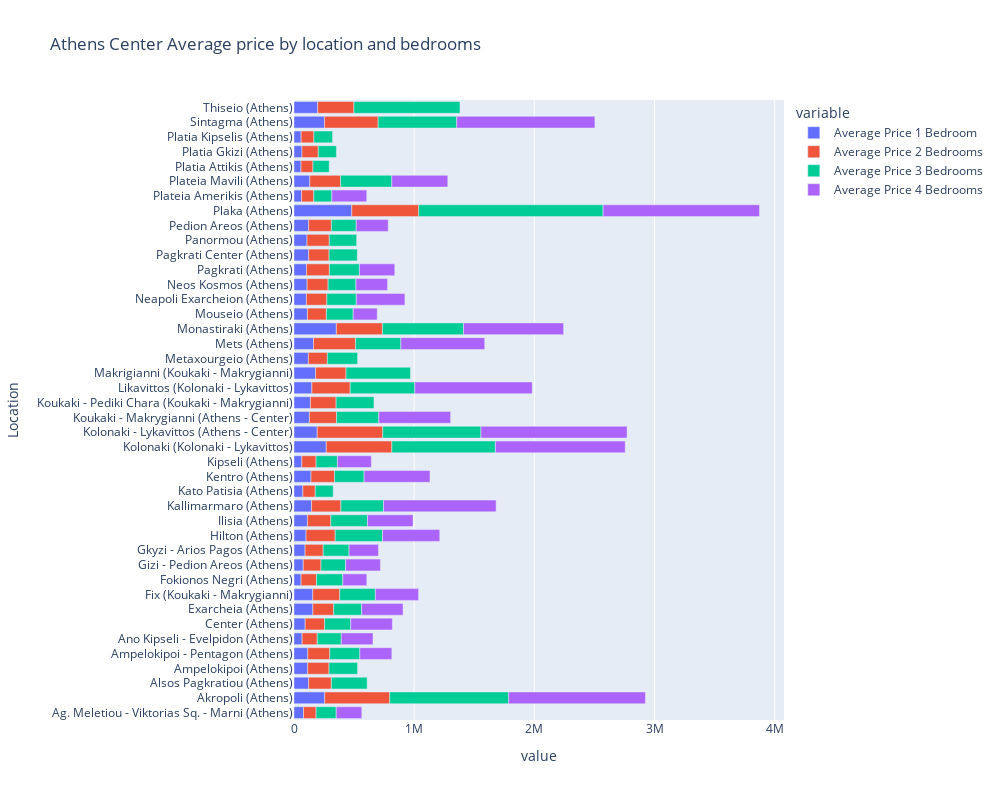

Notebook code cell kept with this figure:
### Code cell
fig_sales_ath_center  = px.bar(fig_center_sales, y="Location", x=["Average Price 1 Bedroom","Average Price 2 Bedrooms", 
                          "Average Price 3 Bedrooms","Average Price 4 Bedrooms"],  #color="Average Price 1 Bedroom", 
             title="Athens Center Average price by location and bedrooms", width=1000, height=800, orientation='h')
fig_sales_ath_center.show()

### Figure 1 — Plotly figure (JSON) as saved in the notebook; plotly's stock layout.template omitted (floating-point values rounded to 4 significant figures)
{"data": [{"alignmentgroup": "True", "hovertemplate": "variable=Average Price 1 Bedroom<br>value=%{x}<br>Location=%{y}<extra></extra>", "legendgroup": "Average Price 1 Bedroom", "marker": {"color": "#636efa"}, "name": "Average Price 1 Bedroom", "offsetgroup": "Average Price 1 Bedroom", "orientation": "h", "showlegend": true, "textposition": "auto", "type": "bar", "x": [79210.0, 255700.0, 121800.0, 113900.0, 115000.0, 67520.0, 92820.0, 157100.0, 156600.0, 59080.0, 76740.0, 92330.0, 100300.0, 111800.0, 146000.0, 73910.0, 141400.0, 65350.0, 268600.0, 193300.0, 128200.0, 136500.0, 148800.0, 179800.0, 119700.0, 162000.0, 352500.0, 111940, 103200.0, 109300.0, 104000.0, 122400.0, 108500.0, 122000.0, 480900.0, 63280.0, 131600.0, 58460.0, 66520, 59210.0, 253800.0, 197300.0], "xaxis": "x", "y": ["Ag. Meletiou - Viktorias Sq. - Marni (Athens)", "Akropoli (Athens)", "Alsos Pagkratiou (Athens)", "Ampelokipoi (Athens)", "Ampelokipoi - Pentagon (Athens)", "Ano Kipseli - Evelpidon (Athens)", "Center (Athens)", "Exarcheia (Athens)", "Fix (Koukaki - Makrygianni)", "Fokionos Negri (Athens)", "Gizi - Pedion Areos (Athens)", "Gkyzi - Arios Pagos (Athens)", "Hilton (Athens)", "Ilisia (Athens)", "Kallimarmaro (Athens)", "Kato Patisia (Athens)", "Kentro (Athens)", "Kipseli (Athens)", "Kolonaki (Kolonaki - Lykavittos)", "Kolonaki - Lykavittos (Athens - Center)", "Koukaki - Makrygianni (Athens - Center)", "Koukaki - Pediki Chara (Koukaki - Makrygianni)", "Likavittos (Kolonaki - Lykavittos)", "Makrigianni (Koukaki - Makrygianni)", "Metaxourgeio (Athens)", "Mets (Athens)", "Monastiraki (Athens)", "Mouseio (Athens)", "Neapoli Exarcheion (Athens)", "Neos Kosmos (Athens)", "Pagkrati (Athens)", "Pagkrati Center (Athens)", "Panormou (Athens)", "Pedion Areos (Athens)", "Plaka (Athens)", "Plateia Amerikis (Athens)", "Plateia Mavili (Athens)", "Platia Attikis (Athens)", "Platia Gkizi (Athens)", "Platia Kipselis (Athens)", "Sintagma (Athens)", "Thiseio (Athens)"], "yaxis": "y"}, {"alignmentgroup": "True", "hovertemplate": "variable=Average Price 2 Bedrooms<br>value=%{x}<br>Location=%{y}<extra></extra>", "legendgroup": "Average Price 2 Bedrooms", "marker": {"color": "#EF553B"}, "name": "Average Price 2 Bedrooms", "offsetgroup": "Average Price 2 Bedrooms", "orientation": "h", "showlegend": true, "textposition": "auto", "type": "bar", "x": [104800.0, 541000.0, 189000.0, 177600.0, 182700.0, 125800.0, 161900.0, 173100.0, 224100.0, 127700.0, 147600.0, 150400.0, 242400.0, 194970, 243800.0, 103000.0, 195900.0, 118500.0, 545700.0, 545200.0, 226000.0, 213800.0, 318800.0, 253100.0, 157800.0, 349500.0, 383200.0, 157800, 170300.0, 174500.0, 190300.0, 169400.0, 184900.0, 189100.0, 556600.0, 101200.0, 256600.0, 99400.0, 135400.0, 106400.0, 446300.0, 301500.0], "xaxis": "x", "y": ["Ag. Meletiou - Viktorias Sq. - Marni (Athens)", "Akropoli (Athens)", "Alsos Pagkratiou (Athens)", "Ampelokipoi (Athens)", "Ampelokipoi - Pentagon (Athens)", "Ano Kipseli - Evelpidon (Athens)", "Center (Athens)", "Exarcheia (Athens)", "Fix (Koukaki - Makrygianni)", "Fokionos Negri (Athens)", "Gizi - Pedion Areos (Athens)", "Gkyzi - Arios Pagos (Athens)", "Hilton (Athens)", "Ilisia (Athens)", "Kallimarmaro (Athens)", "Kato Patisia (Athens)", "Kentro (Athens)", "Kipseli (Athens)", "Kolonaki (Kolonaki - Lykavittos)", "Kolonaki - Lykavittos (Athens - Center)", "Koukaki - Makrygianni (Athens - Center)", "Koukaki - Pediki Chara (Koukaki - Makrygianni)", "Likavittos (Kolonaki - Lykavittos)", "Makrigianni (Koukaki - Makrygianni)", "Metaxourgeio (Athens)", "Mets (Athens)", "Monastiraki (Athens)", "Mouseio (Athens)", "Neapoli Exarcheion (Athens)", "Neos Kosmos (Athens)", "Pagkrati (Athens)", "Pagkrati Center (Athens)", "Panormou (Athens)", "Pedion Areos (Athens)", "Plaka (Athens)", "Plateia Amerikis (Athens)", "Plateia Mavili (Athens)", "Platia Attikis (Athens)", "Platia Gkizi (Athens)", "Platia Kipselis (Athens)", "Sintagma (Athens)", "Thiseio (Athens)"], "yaxis": "y"}, {"alignmentgroup": "True", "hovertemplate": "variable=Average Price 3 Bedrooms<br>value=%{x}<br>Location=%{y}<extra></extra>", "legendgroup": "Average Price 3 Bedrooms", "marker": {"color": "#00cc96"}, "name": "Average Price 3 Bedrooms", "offsetgroup": "Average Price 3 Bedrooms", "orientation": "h", "showlegend": true, "textposition": "auto", "type": "bar", "x": [167400.0, 989500.0, 297950, 237400.0, 250200.0, 200100.0, 217200.0, 232800.0, 296200.0, 219500.0, 204900.0, 215250, 394000.0, 304400.0, 354500, 149400.0, 245900.0, 177300.0, 861300.0, 817000.0, 351100.0, 315200.0, 537500.0, 536300.0, 251800.0, 377500.0, 675100.0, 222800.0, 245100.0, 231500.0, 249900.0, 234600.0, 228100, 206600.0, 1534000.0, 150200.0, 425700.0, 135200.0, 150900.0, 155100.0, 653750, 882300.0], "xaxis": "x", "y": ["Ag. Meletiou - Viktorias Sq. - Marni (Athens)", "Akropoli (Athens)", "Alsos Pagkratiou (Athens)", "Ampelokipoi (Athens)", "Ampelokipoi - Pentagon (Athens)", "Ano Kipseli - Evelpidon (Athens)", "Center (Athens)", "Exarcheia (Athens)", "Fix (Koukaki - Makrygianni)", "Fokionos Negri (Athens)", "Gizi - Pedion Areos (Athens)", "Gkyzi - Arios Pagos (Athens)", "Hilton (Athens)", "Ilisia (Athens)", "Kallimarmaro (Athens)", "Kato Patisia (Athens)", "Kentro (Athens)", "Kipseli (Athens)", "Kolonaki (Kolonaki - Lykavittos)", "Kolonaki - Lykavittos (Athens - Center)", "Koukaki - Makrygianni (Athens - Center)", "Koukaki - Pediki Chara (Koukaki - Makrygianni)", "Likavittos (Kolonaki - Lykavittos)", "Makrigianni (Koukaki - Makrygianni)", "Metaxourgeio (Athens)", "Mets (Athens)", "Monastiraki (Athens)", "Mouseio (Athens)", "Neapoli Exarcheion (Athens)", "Neos Kosmos (Athens)", "Pagkrati (Athens)", "Pagkrati Center (Athens)", "Panormou (Athens)", "Pedion Areos (Athens)", "Plaka (Athens)", "Plateia Amerikis (Athens)", "Plateia Mavili (Athens)", "Platia Attikis (Athens)", "Platia Gkizi (Athens)", "Platia Kipselis (Athens)", "Sintagma (Athens)", "Thiseio (Athens)"], "yaxis": "y"}, {"alignmentgroup": "True", "hovertemplate": "variable=Average Price 4 Bedrooms<br>value=%{x}<br>Location=%{y}<extra></extra>", "legendgroup": "Average Price 4 Bedrooms", "marker": {"color": "#ab63fa"}, "name": "Average Price 4 Bedrooms", "offsetgroup": "Average Price 4 Bedrooms", "orientation": "h", "showlegend": true, "textposition": "auto", "type": "bar", "x": [212800.0, 1138000.0, null, null, 266125, 264100.0, 346700.0, 344500.0, 360000, 199375, 290000, 245000, 476000, 379375, 937500, null, 548300.0, 282400.0, 1080000.0, 1216000.0, 598000, null, 977100.0, null, null, 698000, 832800, 200000, 404200.0, 263300.0, 294500.0, null, null, 266600, 1301000.0, 290700.0, 466000, null, null, null, 1150000, null], "xaxis": "x", "y": ["Ag. Meletiou - Viktorias Sq. - Marni (Athens)", "Akropoli (Athens)", "Alsos Pagkratiou (Athens)", "Ampelokipoi (Athens)", "Ampelokipoi - Pentagon (Athens)", "Ano Kipseli - Evelpidon (Athens)", "Center (Athens)", "Exarcheia (Athens)", "Fix (Koukaki - Makrygianni)", "Fokionos Negri (Athens)", "Gizi - Pedion Areos (Athens)", "Gkyzi - Arios Pagos (Athens)", "Hilton (Athens)", "Ilisia (Athens)", "Kallimarmaro (Athens)", "Kato Patisia (Athens)", "Kentro (Athens)", "Kipseli (Athens)", "Kolonaki (Kolonaki - Lykavittos)", "Kolonaki - Lykavittos (Athens - Center)", "Koukaki - Makrygianni (Athens - Center)", "Koukaki - Pediki Chara (Koukaki - Makrygianni)", "Likavittos (Kolonaki - Lykavittos)", "Makrigianni (Koukaki - Makrygianni)", "Metaxourgeio (Athens)", "Mets (Athens)", "Monastiraki (Athens)", "Mouseio (Athens)", "Neapoli Exarcheion (Athens)", "Neos Kosmos (Athens)", "Pagkrati (Athens)", "Pagkrati Center (Athens)", "Panormou (Athens)", "Pedion Areos (Athens)", "Plaka (Athens)", "Plateia Amerikis (Athens)", "Plateia Mavili (Athens)", "Platia Attikis (Athens)", "Platia Gkizi (Athens)", "Platia Kipselis (Athens)", "Sintagma (Athens)", "Thiseio (Athens)"], "yaxis": "y"}], "layout": {"barmode": "relative", "height": 800, "legend": {"title": {"text": "variable"}, "tracegroupgap": 0}, "title": {"text": "Athens Center Average price by location and bedrooms"}, "width": 1000, "xaxis": {"anchor": "y", "autorange": true, "domain": [0, 1], "range": [0, 4077000.0], "title": {"text": "value"}, "type": "linear"}, "yaxis": {"anchor": "x", "autorange": true, "domain": [0, 1], "range": [-0.5, 41.5], "title": {"text": "Location"}, "type": "category"}}}
